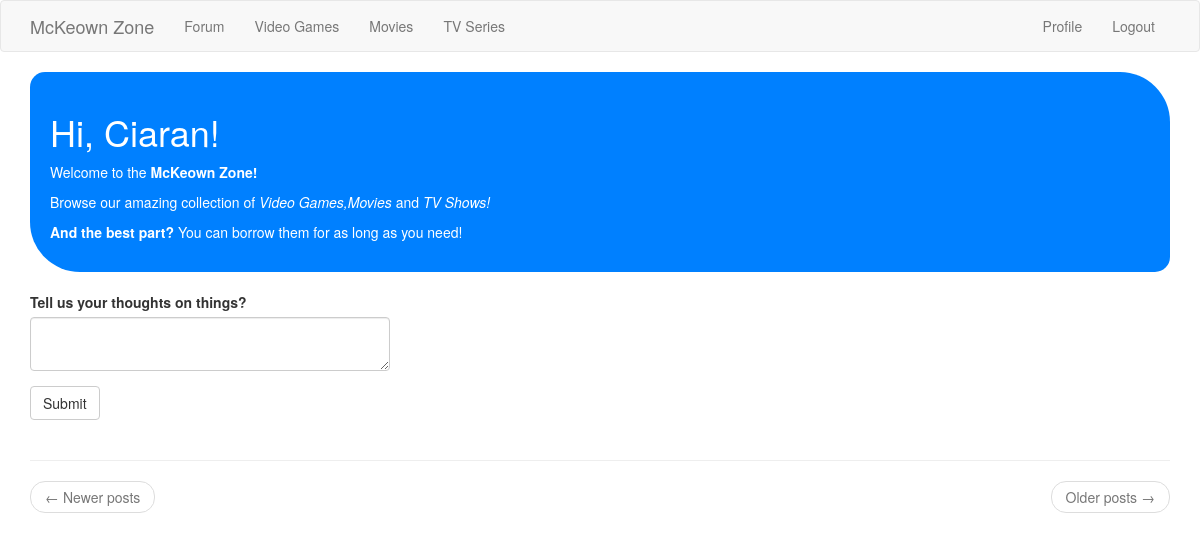
Before: /index (signed in) with the older database file.
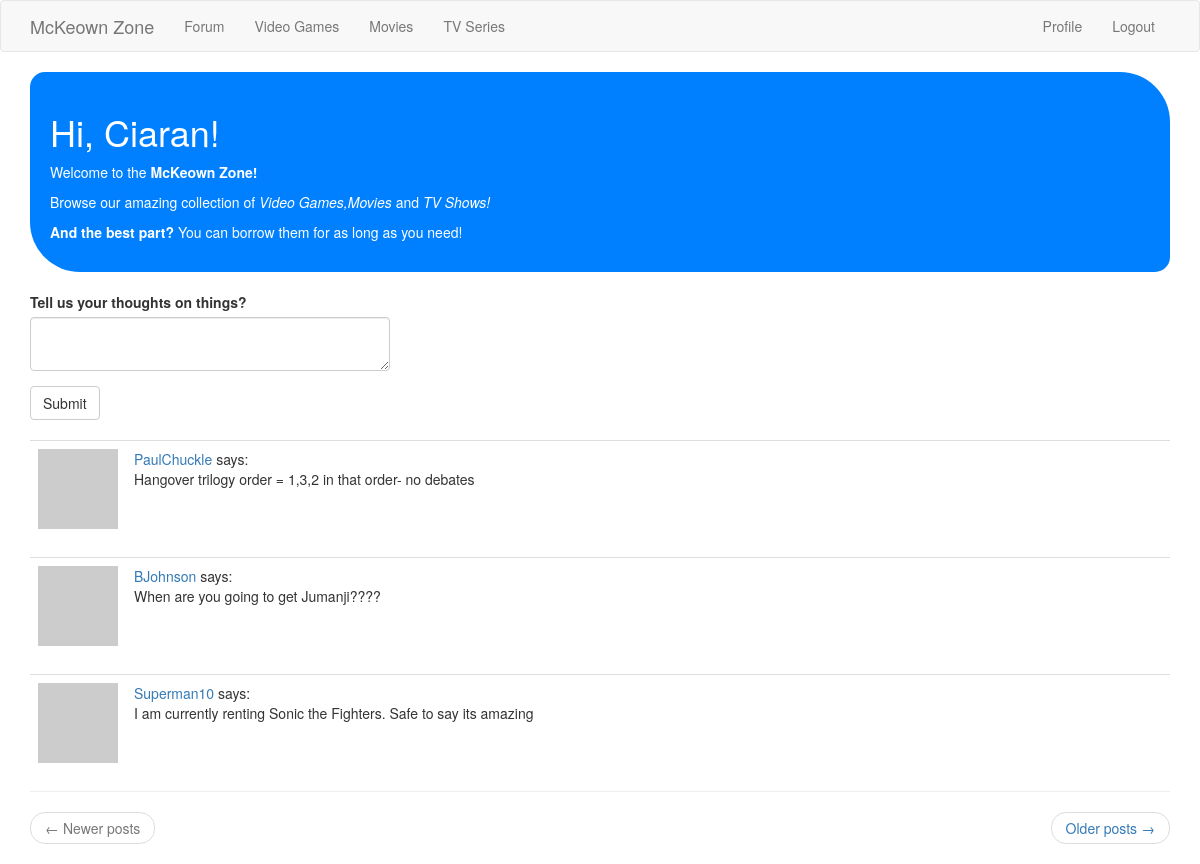
After: the same page with the newer database file.
### app/models.py (models this page shows, shortened)
class User(UserMixin, db.Model):
	id = db.Column(db.Integer, primary_key=True)
	username = db.Column(db.String(64), index=True, unique=True)
	first_name = db.Column(db.String(64))
	last_name = db.Column(db.String(64))
	email = db.Column(db.String(120), index=True, unique=True)
	password_hash = db.Column(db.String(128))
	posts = db.relationship('Post', backref='author', lazy='dynamic')
	about_me = db.Column(db.String(140))
	last_seen = db.Column(db.DateTime, default= datetime.utcnow)
	Address_id = db.Column(db.Integer, db.ForeignKey('address.id', ondelete='CASCADE'))
	is_admin = db.Column(db.Boolean, default=False)
	followed = db.relationship(
		'User',
		secondary=followers,
		primaryjoin = (followers.c.follower_id == id),
		secondaryjoin = (followers.c.followed_id == id),
		backref= db.backref('followers', lazy='dynamic'),
		lazy='dynamic')
	def avatar(self, size):
		digest = md5(self.email.lower().encode('utf-8')).hexdigest()
		return 'https://www.gravatar.com/avatar/{}?d=identicon&s={}'.format(digest, size)

class Post(db.Model):
	id = db.Column(db.Integer, primary_key=True)
	body = db.Column(db.Text)
	timestamp = db.Column(db.DateTime, index=True, default=datetime.utcnow)
	user_id = db.Column(db.Integer, db.ForeignKey('user.id'))

### app/routes.py (the view)
@app.route('/', methods=['GET','POST'])
@app.route('/index', methods=['GET','POST'])
@login_required
def index():
	form = PostForm()
	if form.validate_on_submit():
		post = Post(body=form.post.data, author=current_user)
		db.session.add(post)
		db.session.commit()
		flash('Your post is now live!')
		return redirect(url_for('index'))
	page = request.args.get('page', 1, type=int)
	posts = Post.query.order_by(Post.timestamp.desc()).paginate(
		page, app.config['POSTS_PER_PAGE'], False)
	next_url = url_for('index', page=posts.next_num) if posts.has_next else None
	prev_url = url_for('index', page=posts.prev_num) if posts.has_prev else None
	return render_template('index.html', title='Home', form=form, posts=posts.items,
		next_url = next_url, prev_url=prev_url)

### app/forms.py
class PostForm(FlaskForm):
	post = TextAreaField('Tell us your thoughts on things?', validators= [
		DataRequired(), Length(min=1, max=140)])
	submit = SubmitField('Submit')

### app/models.py (called while the page is built)
@login.user_loader
def load_user(id):
	return User.query.get(int(id));

### app/routes.py (called while the page is built)
@app.before_request
def before_request():
	if current_user.is_authenticated:
		current_user.last_seen = datetime.utcnow()
		db.session.commit()

### app/templates/index.html (shortened to what this page needs)
{% extends "base.html" %}
{% import 'bootstrap/wtf.html' as wtf %}
{% block app_content %}
<div class="roundedcornershapes">
    <h1>Hi, {{ current_user.first_name }}!</h1>
<p> Welcome to the <b>McKeown Zone!</b></p>
<p> Browse our amazing collection of <i> <a href="{{ url_for('games') }}" style="color:#ffffff;">Video Games</a>,<a href="{{ url_for('films') }}" style="color:#ffffff;">Movies</a></i> and <i> <a href="{{ url_for('shows') }}" style="color:#ffffff;">TV Shows</a>!</i></p>
<p> <b> And the best part?</b> You can borrow them for as long as you need!</p>
</div>
    {% if form %}
    <div class="row">
		<div class="col-md-4">
			{{ wtf.quick_form(form) }}
		</div>
	</div>
    {% endif %}
    {% for post in posts %}
    <div>{% include '_post.html' %}</div>
    {% endfor %}
    <hr>
    <nav aria-label="...">
        <ul class="pager">
            <li class="previous{% if not prev_url %} disabled{% endif %}">
                <a href="{{ prev_url or '#' }}">
                    <span aria-hidden="true">&larr;</span> Newer posts
                </a>
            </li>
            <li class="next{% if not next_url %} disabled{% endif %}">
                <a href="{{ next_url or '#' }}">
                    Older posts <span aria-hidden="true">&rarr;</span>
                </a>
            </li>
        </ul>
    </nav>
{% endblock %}

### app/templates/base.html (shortened to what this page needs)
{% extends 'bootstrap/base.html' %}
  {% block navbar %}
  <link rel= "stylesheet" type= "text/css" href= "{{ url_for('static',filename='styles/style.css') }}">
    <nav class="navbar navbar-default">
        <div class="container">
            <div class="navbar-header">
              {% if current_user.is_admin %}
                <button type="button" class="navbar-toggle collapsed" data-toggle="collapse" data-target="#bs-example-navbar-collapse-1" aria-expanded="false">
                    <span class="sr-only">Toggle navigation</span>
                    <span class="icon-bar"></span>
                    <span class="icon-bar"></span>
                    <span class="icon-bar"></span>
                </button>
                <a class="navbar-brand" href="{{ url_for('admin_dashboard') }}"> <svg xmlns="http://www.w3.org/2000/svg" width="16" height="16" fill="currentColor" class="bi bi-controller" viewBox="0 0 16 16">
                  <path d="M11.5 6.027a.5.5 0 1 1-1 0 .5.5 0 0 1 1 0zm-1.5 1.5a.5.5 0 1 0 0-1 .5.5 0 0 0 0 1zm2.5-.5a.5.5 0 1 1-1 0 .5.5 0 0 1 1 0zm-1.5 1.5a.5.5 0 1 0 0-1 .5.5 0 0 0 0 1zm-6.5-3h1v1h1v1h-1v1h-1v-1h-1v-1h1v-1z"/>
                  <path d="M3.051 3.26a.5.5 0 0 1 .354-.613l1.932-.518a.5.5 0 0 1 .62.39c.655-.079 1.35-.117 2.043-.117.72 0 1.443.041 2.12.126a.5.5 0 0 1 .622-.399l1.932.518a.5.5 0 0 1 .306.729c.14.09.266.19.373.297.408.408.78 1.05 1.095 1.772.32.733.599 1.591.805 2.466.206.875.34 1.78.364 2.606.024.816-.059 1.602-.328 2.21a1.42 1.42 0 0 1-1.445.83c-.636-.067-1.115-.394-1.513-.773-.245-.232-.496-.526-.739-.808-.126-.148-.25-.292-.368-.423-.728-.804-1.597-1.527-3.224-1.527-1.627 0-2.496.723-3.224 1.527-.119.131-.242.275-.368.423-.243.282-.494.575-.739.808-.398.38-.877.706-1.513.773a1.42 1.42 0 0 1-1.445-.83c-.27-.608-.352-1.395-.329-2.21.024-.826.16-1.73.365-2.606.206-.875.486-1.733.805-2.466.315-.722.687-1.364 1.094-1.772a2.34 2.34 0 0 1 .433-.335.504.504 0 0 1-.028-.079zm2.036.412c-.877.185-1.469.443-1.733.708-.276.276-.587.783-.885 1.465a13.748 13.748 0 0 0-.748 2.295 12.351 12.351 0 0 0-.339 2.406c-.022.755.062 1.368.243 1.776a.42.42 0 0 0 .426.24c.327-.034.61-.199.929-.502.212-.202.4-.423.615-.674.133-.156.276-.323.44-.504C4.861 9.969 5.978 9.027 8 9.027s3.139.942 3.965 1.855c.164.181.307.348.44.504.214.251.403.472.615.674.318.303.601.468.929.503a.42.42 0 0 0 .426-.241c.18-.408.265-1.02.243-1.776a12.354 12.354 0 0 0-.339-2.406 13.753 13.753 0 0 0-.748-2.295c-.298-.682-.61-1.19-.885-1.465-.264-.265-.856-.523-1.733-.708-.85-.179-1.877-.27-2.913-.27-1.036 0-2.063.091-2.913.27z"/>
                </svg></i> McKeown Zone <svg xmlns="http://www.w3.org/2000/svg" width="16" height="16" fill="currentColor" class="bi bi-collection-play-fill" viewBox="0 0 16 16">
                  <path d="M2.5 3.5a.5.5 0 0 1 0-1h11a.5.5 0 0 1 0 1h-11zm2-2a.5.5 0 0 1 0-1h7a.5.5 0 0 1 0 1h-7zM0 13a1.5 1.5 0 0 0 1.5 1.5h13A1.5 1.5 0 0 0 16 13V6a1.5 1.5 0 0 0-1.5-1.5h-13A1.5 1.5 0 0 0 0 6v7zm6.258-6.437a.5.5 0 0 1 .507.013l4 2.5a.5.5 0 0 1 0 .848l-4 2.5A.5.5 0 0 1 6 12V7a.5.5 0 0 1 .258-.437z"/>
                </svg></a>
                {% else %}
                <a class="navbar-brand" href="{{ url_for('index') }}"> McKeown Zone</a>
                {% endif %}
            </div>
            <div class="collapse navbar-collapse" id="bs-example-navbar-collapse-1">
              {% if current_user.is_admin %}
                <ul class="nav navbar-nav">
                    <li><a href="{{ url_for('list_games') }}">Video Games</a></li>
                    <li><a href="{{ url_for('list_films') }}">Movies</a></li>
                    <li><a href="{{ url_for('list_shows') }}">TV Series</a></li>
                    <li><a href="{{ url_for('list_users') }}"> Users </a> </li>
                </ul>
                {% else %}
                  <ul class="nav navbar-nav">
                    <li><a href="{{ url_for('index') }}">Forum</a></li>
                    <li><a href="{{ url_for('games') }}">Video Games</a></li>
                    <li><a href="{{ url_for('films') }}">Movies</a></li>
                    <li><a href="{{ url_for('shows') }}">TV Series</a></li>
                  </ul>
                {% endif %}
                <ul class="nav navbar-nav navbar-right">
                    {% if current_user.is_anonymous %}
                    <li><a href="{{ url_for('login') }}">Login</a></li>
                    {% else %}
                    <li><a href="{{ url_for('user', username=current_user.username) }}">Profile</a></li>
                    <li><a href="{{ url_for('logout') }}">Logout</a></li>
                    {% endif %}
                </ul>
            </div>
        </div>
    </nav>
{% endblock %}
  {% block content %}
    <div class="container">
        {% block app_content %}
        {% endblock %}
    </div>
  {% endblock %}

### app/templates/_post.html (shortened to what this page needs)
    <table class="table table-hover">
    	<tr>
    		<td width="70px"><a href="{{ url_for('user', username= post.author.username) }} "><img src="{{ post.author.avatar(36) }}"></a></td>
			<td><a href="{{ url_for('user', username=post.author.username) }}">{{ post.author.username }}</a> says: <br> {{ post.body }} </td>
    	</tr>
    </table>

### app/static/styles/style.css (style rules this page uses)
.roundedcornershapes { border-radius: 15px 50px; background: #0080FF; padding: 20px; width: 100%; height: 100%; color: white; }
.roundedcornershapes a:link { color: rgb(165, 30, 53); }
.row { display: flex; }

Changed rows visible on the page:
added Post: author.username "PaulChuckle", body "Hangover trilogy order = 1,3,2 in that order- no debates"
added Post: author.username "BJohnson", body "When are you going to get Jumanji????"
added Post: author.username "Superman10", body "I am currently renting Sonic the Fighters. Safe to say its amazing"
